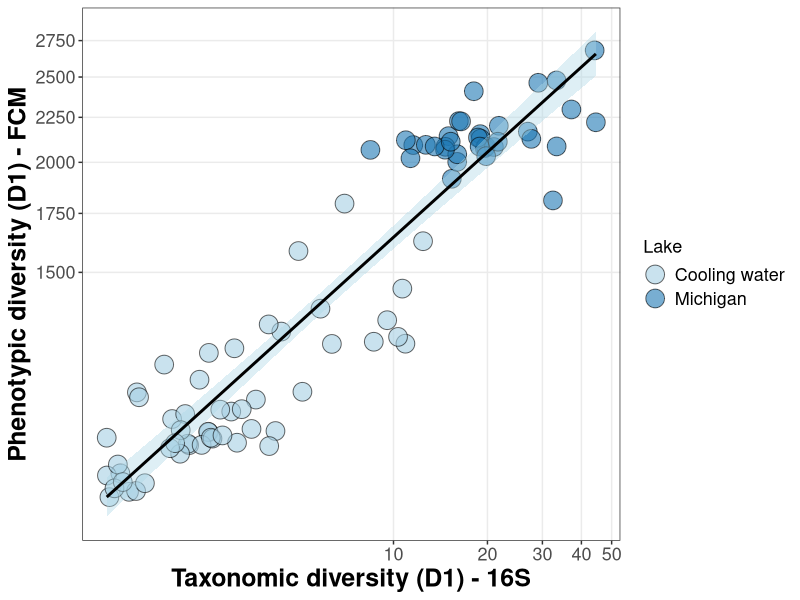

The R source for this figure:
library("ggplot2")
library("dplyr")
library("plyr")

div.FCM <- read.csv2("fcm.diversity_total.csv")
div.16S <- read.csv2("otu.diversity16S_W.csv")
metadata <- read.csv2("metadata.csv")
metadata <- metadata[metadata$Platform == "Accuri",]
metadata$Sample_fcm <- gsub(metadata$Sample_fcm, pattern="_rep.*", replacement="")
metadata <- do.call(rbind,by(metadata, INDICES = factor(metadata$Sample_fcm), 
                             FUN = unique))

### Discard MI2013 data and inland lakes
metadata <- metadata[metadata$Lake != "Inland" & metadata$Year != 2013,]

### Replace F by Particle
metadata$Sample_16S <- gsub(metadata$Sample_16S, pattern="F", replace="W")
metadata$Sample_16S[grep(metadata$Sample_16S , pattern="*.W.*")] <- paste(metadata$Sample_16S[grep(metadata$Sample_16S , pattern="*.W.*")],"D",sep="")


### Calculate means + errors for FCM data
groupLevels <- factor(gsub(div.FCM$Sample_names, pattern="_rep.*", replacement="", fixed=FALSE))
means <- do.call(rbind,by(div.FCM[,c(3:5,9:11)], INDICES = groupLevels, 
                          FUN = colMeans))
errors1 <- do.call(rbind,by(div.FCM[,6:8], INDICES = groupLevels, 
                            FUN = function(x) sqrt(colSums(x^2))/ncol(x)))
errors2 <- do.call(rbind,by(div.FCM[,9:10], INDICES = groupLevels, 
                            FUN = function(x) apply(x,2,sd)))
colnames(errors2) <- c("counts.sd", "volume.sd")
div.FCM.merged <- data.frame(sample_fcm = rownames(means), cbind(means[,1:3], errors1, means[,4:6], errors2))
### Rename colnames
colnames(div.FCM.merged)[1:7] <- c("Sample_fcm","D0.fcm","D1.fcm","D2.fcm","sd.D0.fcm","sd.D1.fcm","sd.D2.fcm")

### Replace .renamed for MI13 data
div.16S$Sample <- gsub(div.16S$Sample, pattern=".renamed",replacement="",fixed=TRUE)

### Replace "-" from div.16S
div.16S$Sample <- gsub(div.16S$Sample, pattern="-", replacement="")

### Remove RNA samples
div.16S <- div.16S[sapply(as.character(div.16S$Sample), function(x) substr(x, nchar(x), nchar(x))) != "R",]

### Replace "D" of DNA samples by ""

### Merge data
data.16s <- inner_join(div.16S, metadata, by=c("Sample"="Sample_16S"))

### Join all data in one dataframe 
data.16s$Sample_fcm <- gsub(data.16s$Sample_fcm, pattern="_rep.*", replacement="")
data.total <- inner_join(div.FCM.merged, data.16s, by="Sample_fcm")

### Select samples with > 10000 counts
# data.total <- data.total[data.total$counts>10000,]

### remove outlier
# data.total <- data.total[data.total$D1.y>10,]

### Add data from previous publication (cooling water)
div.ref <- read.csv2("div.ref.merged.csv")

data.total.final <- rbind.fill(data.total, div.ref[, c(2,4:9)])
data.total.final[(nrow(data.total)+1):nrow(data.total.final), 14:23] <- div.ref[, c(10:19)]
data.total.final$Lake <- as.character(data.total.final$Lake)
data.total.final$Lake[is.na(data.total.final$Lake)] <- "Cooling water"
data.total.final$Lake <- factor(data.total.final$Lake)

### Explorative plot
png("alpha-div_WHOLE_log.png",width=7*1.65,height=5*1.5,res=500,units="in")
p5 <- ggplot(data=data.total.final,aes(x=D2,y=D2.fcm))+ scale_fill_brewer(palette="Paired") +geom_point(shape=21,size=6,alpha=0.6,aes(fill=Lake))+
  theme_bw()+labs(x="Taxonomic diversity (D1) - 16S",y="Phenotypic diversity (D1) - FCM")+
  theme(axis.text=element_text(size=13),axis.title=element_text(size=18,face="bold"),legend.text=element_text(size=13),legend.title=element_text(size=13),strip.text.x = element_text(size = 22))+
  scale_x_continuous(trans='log2', breaks = seq(0,60, 10),minor_breaks =NULL) +
  scale_y_continuous(trans='log2', breaks = seq(1500,4250,250),minor_breaks =NULL) +
  geom_smooth(method="lm",color="black",fill="lightblue",formula=y~x)
print(p5)
dev.off()

### Get R squared
lm.W <- lm(log2(D2)~log2(D2.fcm), data=data.total.final)
summary(lm.W)$r.squared

cor.test(y=log2(data.total.final$D2), x=log2(data.total.final$D2.fcm))
